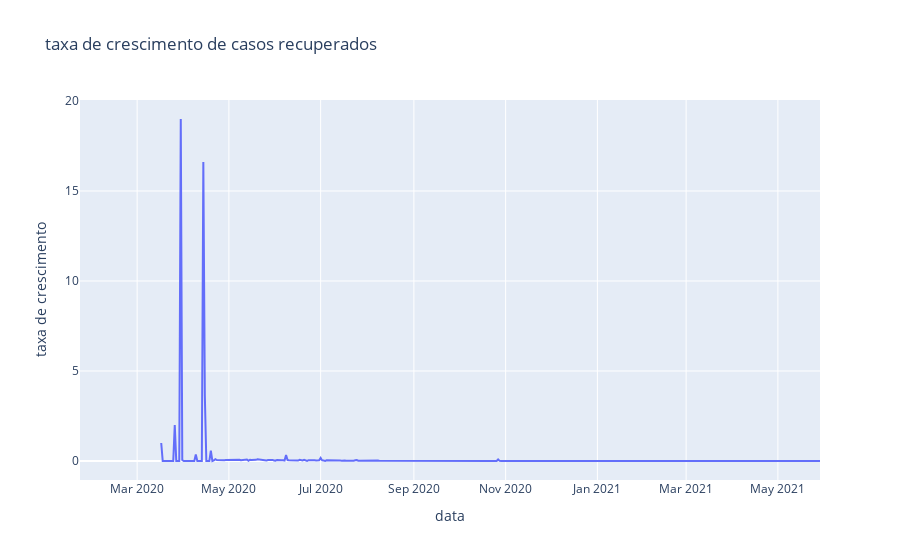

Notebook cell for this chart:
### Code cell
# Agora podemos fazer o mesmo e calcular para quem se recuperou
fig=go.Figure()
fig.add_trace(go.Scatter(x=df_brasil_casos.index, y=(df_brasil_casos["Recovered"]- df_brasil_casos["Recovered"].shift())/df_brasil_casos["Recovered"].shift()),
)
fig.update_layout(title='taxa de crescimento de casos recuperados',
                   xaxis_title='data',
                   yaxis_title='taxa de crescimento')
fig.show()

### Figure 1 — Plotly figure (JSON) as saved in the notebook; plotly's stock layout.template omitted (floating-point values rounded to 4 significant figures; data arrays with more than 128 entries replaced by an {"elided": "..."} marker saying what was removed)
{"data": [{"type": "scatter", "x": {"elided": "460 str values"}, "y": {"elided": "460 float values"}}], "layout": {"title": {"text": "taxa de crescimento de casos recuperados"}, "xaxis": {"title": {"text": "data"}}, "yaxis": {"title": {"text": "taxa de crescimento"}}}}
